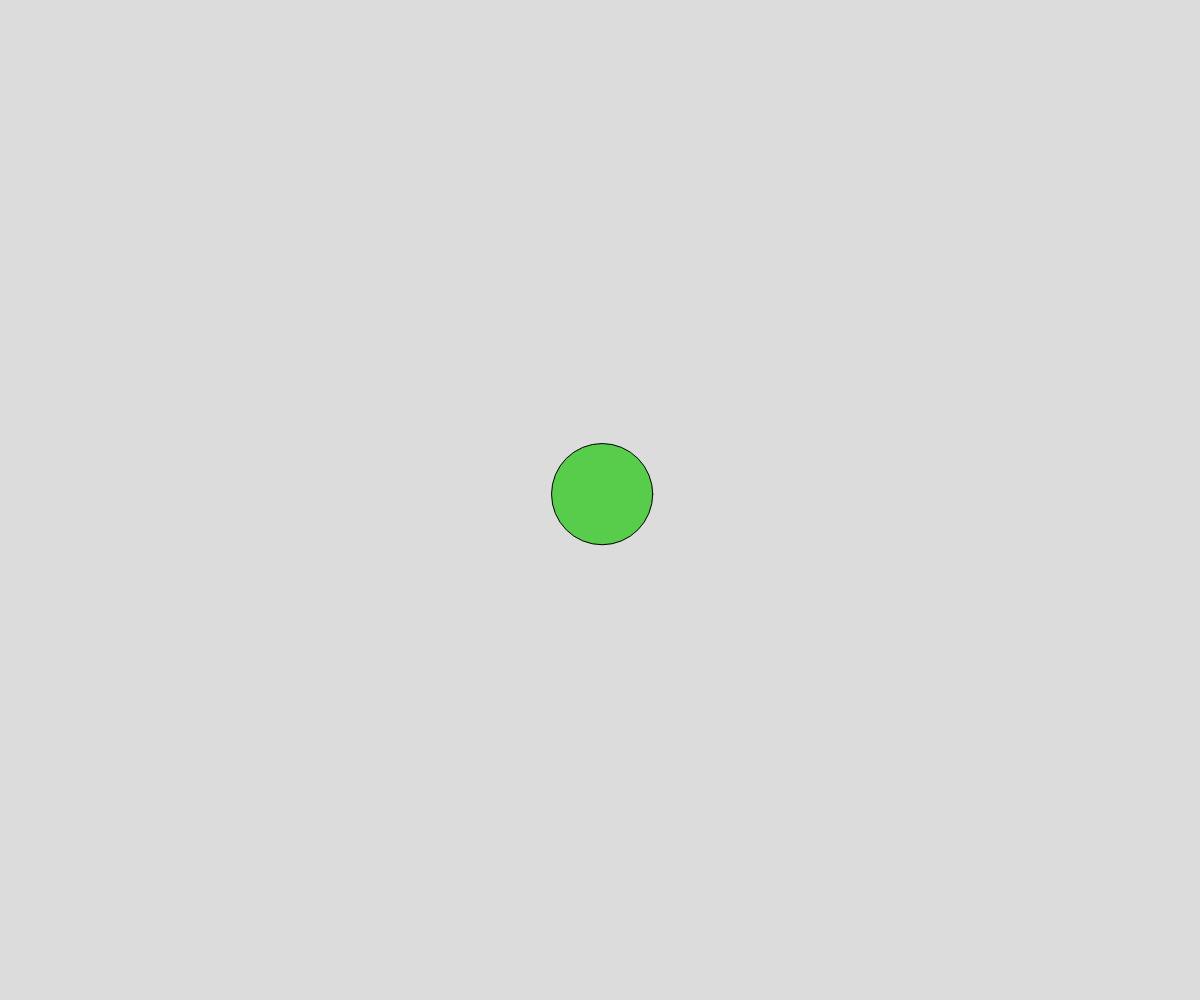
Frame 1 (no input)
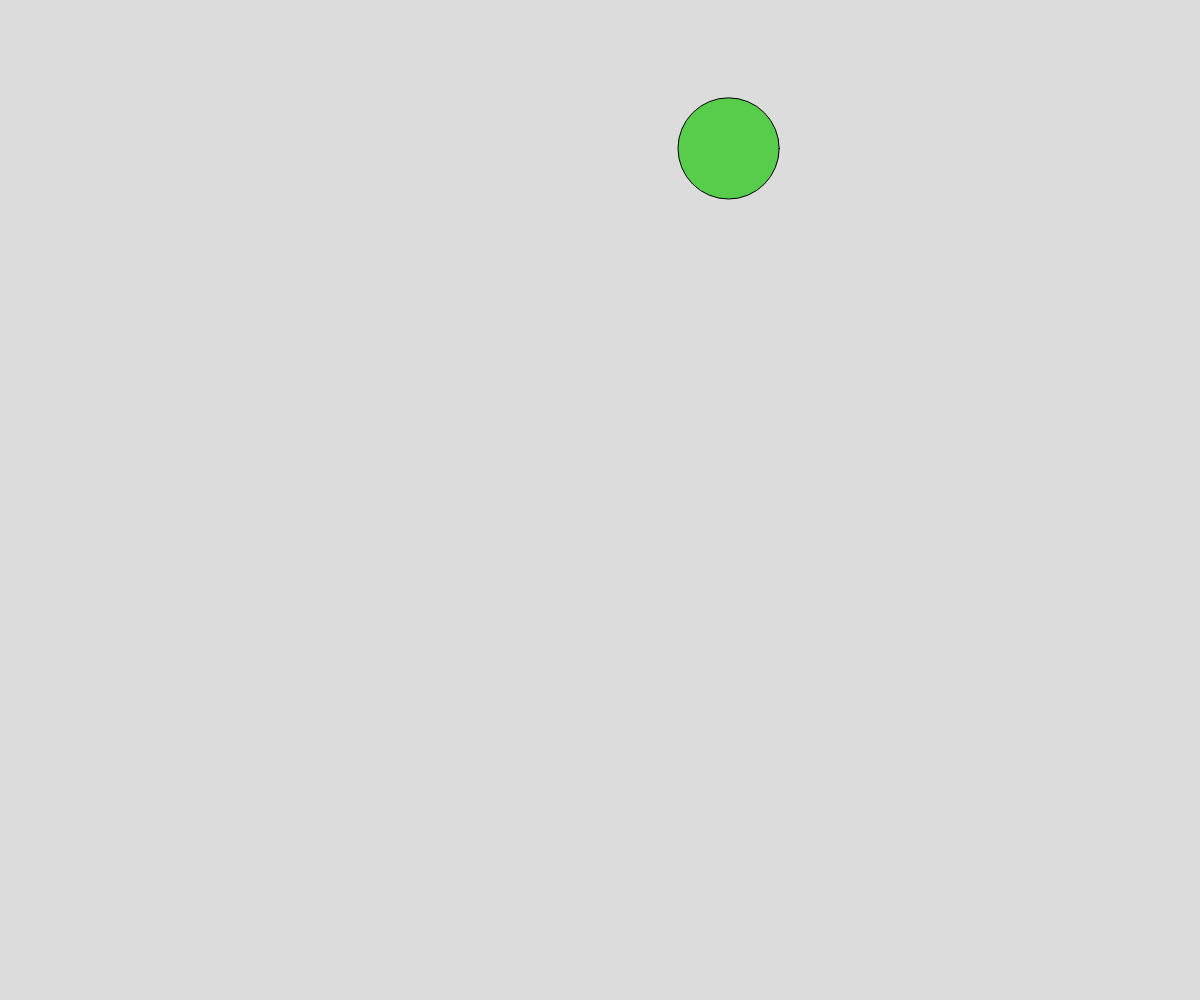
Frame 60 (no input)
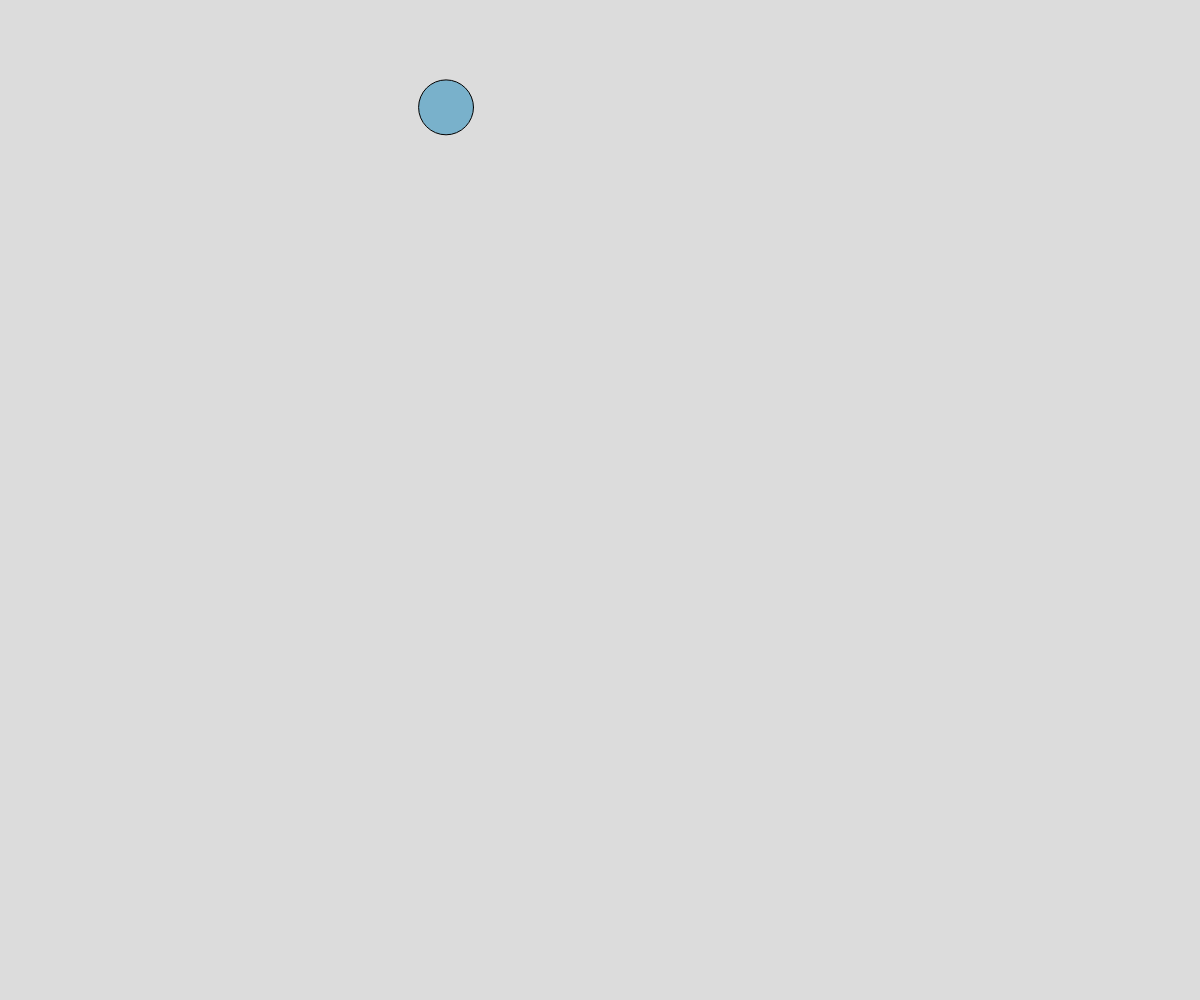
Frame 120 (the mouse pressed at the canvas centre since frame 60)

The p5.js sketch that drew these frames (run headless with seeded random() and noise() and a simulated clock; from frame 60 on, the mouse is pressed at the canvas centre):

// p5.js sketch
// ── sketch.js
// Array Demo
// Aidan J. Thorpe
// Date
//
// Extra for Experts:
// - describe what you did to take this project "above and beyond"

let shapes = [];

function setup() {
  createCanvas(windowWidth, windowHeight);
  spawnBall(width/2, height/2);
}

function draw() {
  background(220);
  moveBalls();
  displayBalls();
}

function mousePressed() {
  spawnBall(mouseX, mouseY);
}

function displayBalls() {
  for (let i=0; i<shapes.length; i++) {
    fill(shapes[i].colour);
    circle(shapes[i].x, shapes[i].y, shapes[i].diam);
  }
}

function moveBalls() {
  for (let i=0; i<shapes.length; i++) {
    shapes[i].x += shapes[i].dx;
    shapes[i].y += shapes[i].dy;
  }
}

function spawnBall(tempX, tempY) {
  let newBall = {
    x: tempX,
    y: tempY,
    dx: random(-5, 5),
    dy: random(-10, 10),
    diam: random(30, 125),
    colour: color(random(255), random(255), random(255)),
  };
  shapes.push(newBall);
}
